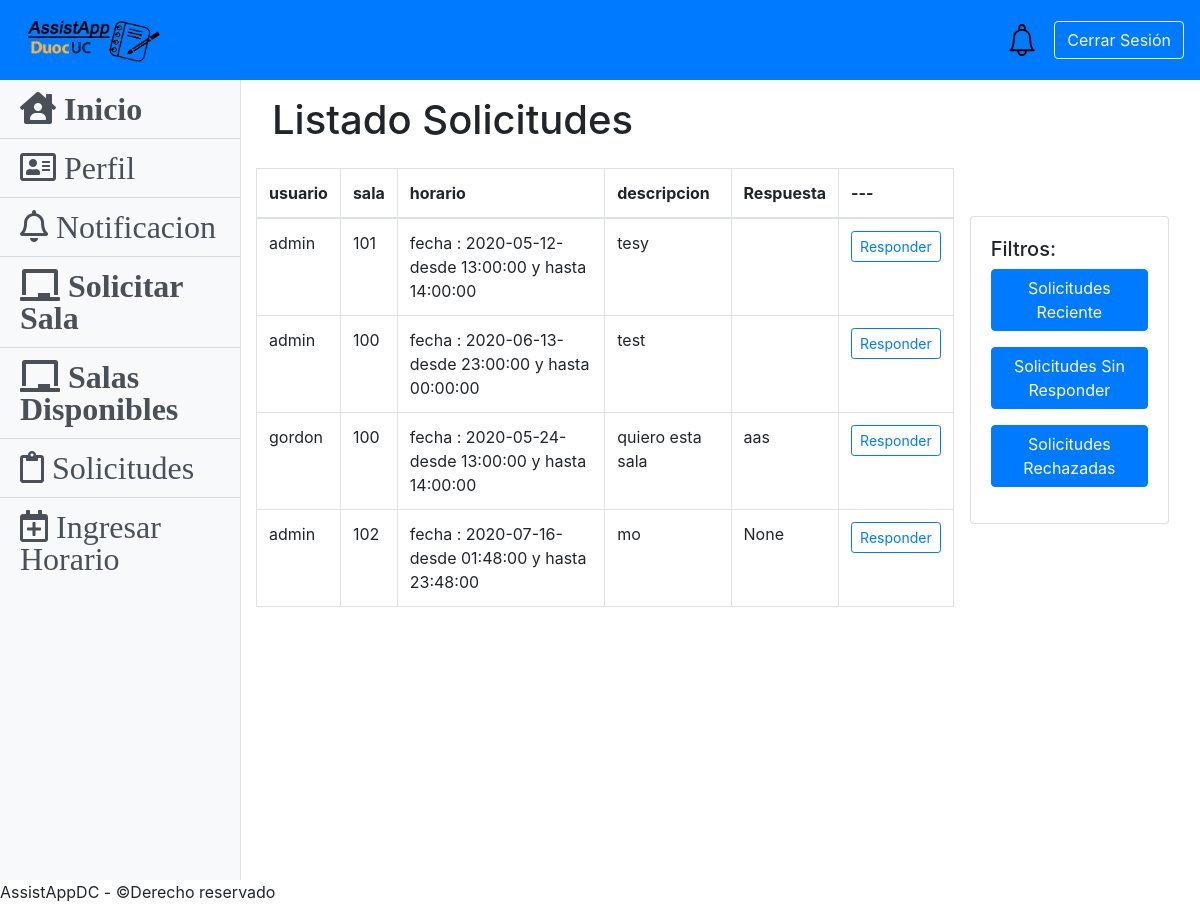
The app's page /solicitudes/ListadoSolicitudes (signed in) with its own data.
### MantenedorSolicitudes/models.py (models this page shows)
class ModeloBase(models.Model):
    id = models.AutoField(primary_key = True)
    fecha_creacion = models.DateField(auto_now= False, auto_now_add= True)
    fecha_modificacion = models.DateField(auto_now=True  ,   auto_now_add=False)
    fecha_eliminacion = models.DateField(auto_now=True  ,   auto_now_add=False)
    class Meta :
        abstract = True

class   Solicitud(ModeloBase):
    ESTADO_SOLICITUD_CHOICES =[
        ('a', 'Aceptada'),
        ('r', 'Rechazada'),
        ('e','No Vista'),
    ]
    usuario = models.ForeignKey(User, on_delete=models.CASCADE)
    descripcion = models.TextField(max_length=150 , null=False, blank=False)
    horario  = models.OneToOneField(Horario, on_delete=models.CASCADE)
    sala = models.ForeignKey(Sala, on_delete=models.CASCADE)
    estado_solicitud  = models.CharField( max_length=2 , choices=ESTADO_SOLICITUD_CHOICES, default='e' )
    codigo  = models.CharField(max_length=15)
    respuesta = models.TextField(max_length=150,null=True,blank=True)

### MantenedorSalas/models.py (models this page shows, shortened)
class Sala(models.Model):
    nombre_sala = models.CharField(max_length=30)
    piso_sala = models.IntegerField()
    descripcion_sala = models.TextField(max_length=500)
    estado_sala = models.BooleanField()
    sede =   models.CharField(max_length=30,blank=False)
    edificio  =  models.CharField(max_length=30 ,blank=False)
    disponibilidad = models.BooleanField(default=True, blank=True)
    def __str__(self):
      return self.nombre_sala

class Horario(models.Model):
    fecha = models.DateField()
    hora_inicio = models.TimeField()
    hora_termino = models.TimeField()
    sala = models.ForeignKey(Sala,on_delete=models.CASCADE,
                            null=False,blank=False,related_name='horarios')
    def __str__(self):
      return 'fecha : {}- desde {} y hasta {}'.format(self.fecha,self.hora_inicio, self.hora_termino)

### MantenedorSolicitudes/views.py (the view)
# urls.py: path('ListadoSolicitudes', views.listado_solicitudes , name='listadoSolicitudes'),
def listado_solicitudes(request):
    solicitudes = Solicitud.objects.all()
    if request.GET.get('valor_filtro'):
        solicitudes = Solicitud.objects.filter(estado_solicitud=request.GET.get('valor_filtro'))
        print('filtro',request.GET.get('valor_filtro'))
    datos = {'solicitudes': solicitudes }
    return render(request, 'app/listado_solicitudes.html', datos)

### MantenedorSolicitudes/templates/app/listado_solicitudes.html (shortened to what this page needs)
{% extends 'base.html' %}
{% block content %}
<div class="w-auto p-3">
        <h1>Listado Solicitudes</h1>
    </div>
<div class="d-flex">
<div class="table-responsive">
    <table class="table table-bordered">
        <thead >
            <th>usuario</th>
            <th>sala</th>
            <th>horario</th>
            <th>descripcion</th>
            <th>Respuesta</th>
            <th>---</th>
        </thead>
        <tbody>
        {% if  solicitudes %}
            {% for solicitud in solicitudes %}
                <tr>
                    <td>{{ solicitud.usuario}}</td>
                    <td>{{ solicitud.sala }}</td>
                    <td>{{ solicitud.horario }}</td>
                    <td >{{ solicitud.descripcion }} </td>
                    <td  class="text-break" > {{ solicitud.respuesta }}</td>
                    <td>
                        <button  type="button" data-toggle="modal" data-target="#exampleModal" class="btn btn-outline-primary btn-sm" onclick="abrir_modal_respuesta('{% url 'respuestaSolicitud' pk=solicitud.id %}')">Responder</button>
                    </td>
                </tr>
            {% endfor %}
        {% else %}
            <tr>
                <td colspan="6" class="text-center"><h4>Sin Resultado</h4></td>
            </tr>
        {% endif %}
        </tbody>
    </table>
    </div>
    <div class="mx-3 mt-5">
        <div class="card">
            <div class="card-body d-flex flex-column align-content-around">
              <h5>Filtros:</h5>
              <button type="button"  data-id="recientes" class="btn btn-primary mb-3">Solicitudes Reciente</button>
              <button type="button" data-id="e" class="btn btn-primary mb-3">Solicitudes Sin Responder</button>
              <button type="button" data-id="r" class="btn btn-primary mb-3">Solicitudes Rechazadas</button>
            </div>
          </div>
    </div>
</div>
{% endblock %}

### static/css/simple-sidebar.css (style rules this page uses)
body { overflow-x: hidden; }

### records on screen
Solicitud: usuario "admin", sala "101", horario "fecha : 2020-05-12- desde 13:00:00 y hasta 14:00:00", descripcion "tesy"
Solicitud: usuario "admin", sala "100", horario "fecha : 2020-06-13- desde 23:00:00 y hasta 00:00:00", descripcion "test"
Solicitud: usuario "gordon", sala "100", horario "fecha : 2020-05-24- desde 13:00:00 y hasta 14:00:00", descripcion "quiero esta sala", respuesta "aas"
Solicitud: usuario "admin", sala "102", horario "fecha : 2020-07-16- desde 01:48:00 y hasta 23:48:00", descripcion "mo", respuesta "None"
